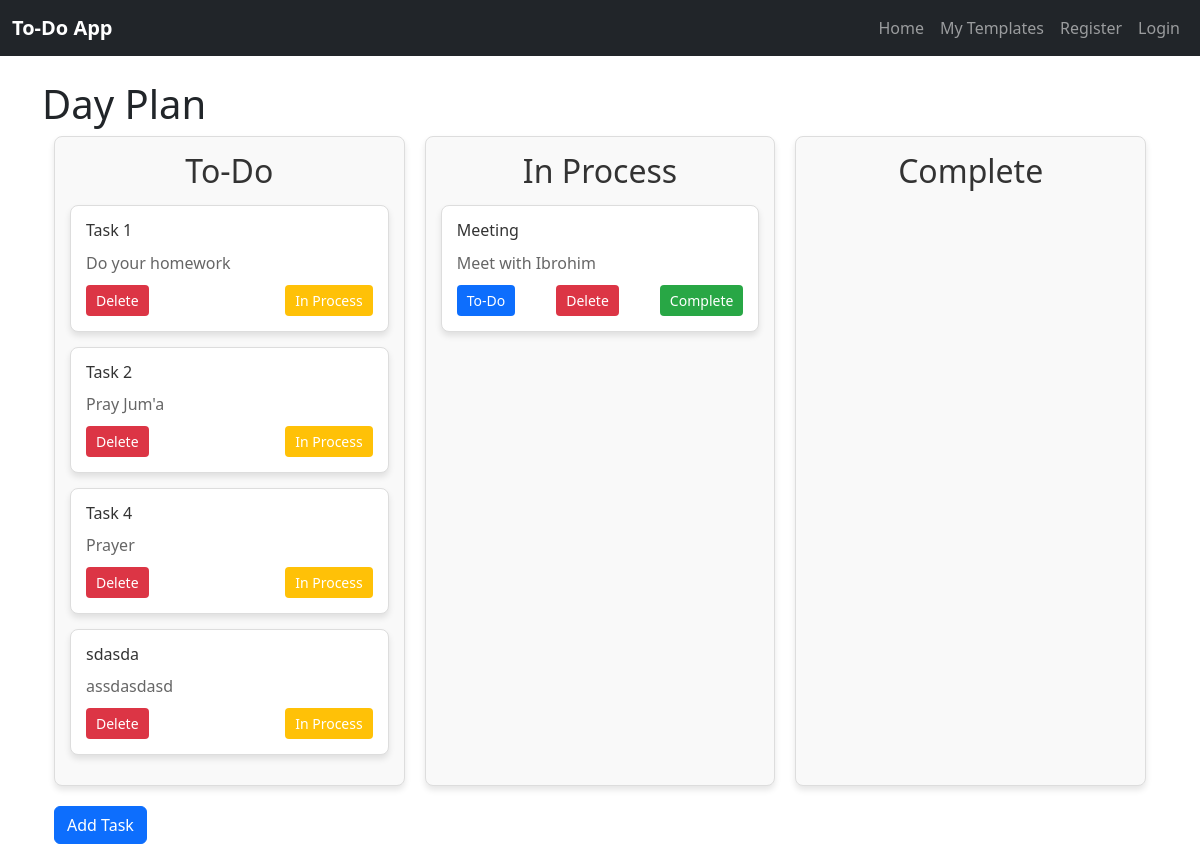
/my_template/1, run on the app's committed database.
### app/models.py (models this page shows)
class Template(db.Model):
    __tablename__ = 'template'
    id: MappedColumn[int] = mapped_column(Integer, primary_key=True)
    user_id: MappedColumn[int] = mapped_column(Integer, ForeignKey('user.id'))
    name: MappedColumn[str] = mapped_column(String(30))
    description: MappedColumn[str] = mapped_column(String(200))
    task_count: MappedColumn[Optional[int]] = mapped_column(Integer, default=0)
    user = relationship('User', back_populates='template')
    task = relationship('Task', back_populates='template', cascade="all, delete-orphan")

class Task(db.Model):
    __tablename__ = 'task'
    id: MappedColumn[int] = mapped_column(Integer, primary_key=True)
    template_id: MappedColumn[int] = mapped_column(Integer, ForeignKey('template.id'))
    name: MappedColumn[str] = mapped_column(String(100))
    description: MappedColumn[str] = mapped_column(String(200))
    start_date: MappedColumn[datetime] = mapped_column(DateTime, default=datetime.now)
    end_date: MappedColumn[Optional[datetime]] = mapped_column(DateTime)
    status: MappedColumn[Optional[int]] = mapped_column(Integer, default=0)
    template = relationship('Template', back_populates='task')

### app/routes.py (the view)
    @app.route('/my_template/<int:template_id>', methods=['GET', 'POST'])
    def my_template(template_id):
        tasks = get_all_rows_by_attribute(Task, "template_id", template_id)
        template = get_row_by_attribute(Template, "id", template_id)
        return render_template("my-template.html",
                               tasks=tasks,
                               template=template,)

### app/routes.py (called while the page is built)
def get_all_rows_by_attribute(table, attribute, value):
    table_list = db.session.execute(db.select(table).where(getattr(table, attribute) == value)).scalars().all()
    return table_list

def get_row_by_attribute(table, attribute, value):
    return db.session.execute(db.select(table).where(getattr(table, attribute) == value)).scalar()

### app/templates/my-template.html (shortened to what this page needs)
{% from 'bootstrap5/form.html' import render_form %}
{% extends 'base.html' %}
{% block css %}
<link href="{{ url_for('static', filename='template.css') }}" rel="stylesheet">
{% endblock %}
{% block content %}
    <h1>{{ template.name }}</h1>
    <div class="container">
        <div class="todo-columns">
            <div class="column">
                <h2>To-Do</h2>
                {% for task in tasks %}
                    {% if task.status == 0 %}
                        <div class="todo-card">
                            <h3>{{ task.name }}</h3>
                            <p>{{ task.description }}</p>
                            <form class="actions" method="POST" action="{{ url_for('task_action', template_id=template.id, task_id=task.id) }}">
                                <button class="delete-btn" name="action" value="delete">Delete</button>
                                <button class="process-btn" name="action" value="in-process">In Process</button>
                            </form>
                        </div>
                    {% endif %}
                {% endfor %}
            </div>
            <div class="column">
                <h2>In Process</h2>
                {% for task in tasks %}
                    {% if task.status == 1 %}
                        <div class="todo-card">
                            <h3>{{ task.name }}</h3>
                            <p>{{ task.description }}</p>
                            <form class="actions" method="POST" action="{{ url_for('task_action', template_id=template.id, task_id=task.id) }}">
                                <button class="btn btn-primary" name="action" value="todo">To-Do</button>
                                <button class="delete-btn" name="action" value="delete">Delete</button>
                                <button class="complete-btn" name="action" value="complete">Complete</button>
                            </form>
                        </div>
                    {% endif %}
                {% endfor %}
            </div>
            <div class="column">
                <h2>Complete</h2>
            </div>
        </div>
        <div style="padding-top: 20px">
            <a class="btn btn-primary" href="{{ url_for('add_task', template_id=template.id) }}">Add Task</a>
        </div>
    </div>
{% endblock %}

### app/static/base.css (style rules this page uses)
body { font-family: 'Roboto', sans-serif; background-color: #f8f9fa; margin: 0; padding: 0; }
.container { max-width: 1200px; }

### app/static/template.css (style rules this page uses)
.todo-columns { display: flex; gap: 20px; }
.column { flex: 1; background-color: #f9f9f9; border: 1px solid #ddd; border-radius: 8px; padding: 15px; box-shadow: 0 4px 6px rgba(0, 0, 0, 0.1); }
.column h2 { text-align: center; margin-bottom: 15px; color: #333; }
.todo-card { background-color: #fff; border: 1px solid #ddd; border-radius: 8px; padding: 15px; margin-bottom: 15px; box-shadow: 0 4px 6px rgba(0, 0, 0, 0.1); }
.todo-card h3 { margin: 0 0 10px 0; font-size: 16px; color: #333; }
.todo-card p { margin: 0 0 10px 0; color: #666; }
.todo-card .actions { display: flex; justify-content: space-between; }
.todo-card button { padding: 5px 10px; border: none; border-radius: 4px; cursor: pointer; font-size: 14px; }
.todo-card .process-btn { background-color: #ffc107; color: white; }
.todo-card .complete-btn { background-color: #28a745; color: white; }
.todo-card .delete-btn { background-color: #dc3545; color: white; }

### data on the page
Template: name "Day Plan"
Task: name "Task 1", description "Do your homework"
Task: name "Task 2", description "Pray Jum'a"
Task: name "Task 4", description "Prayer"
Task: name "sdasda", description "assdasdasd"
Task: name "Meeting", description "Meet with Ibrohim"
